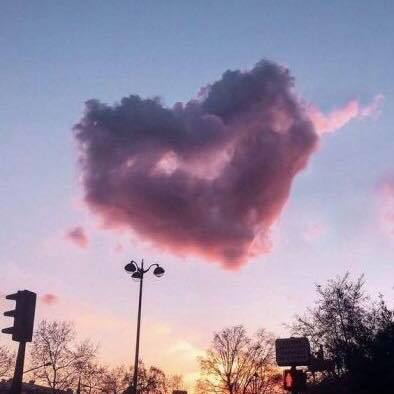
#> input picture love.jpg, 394 x 394 px
$ python 'gaussian lowpass filter.py'
#> lines starting #> are read from the running program, lines starting #| are printed output that depends on the picture
import numpy as np
import matplotlib.pyplot as plt
from PIL import Image

# Membaca gambar dan mengonversi ke grayscale
img = Image.open('love.jpg').convert('L')
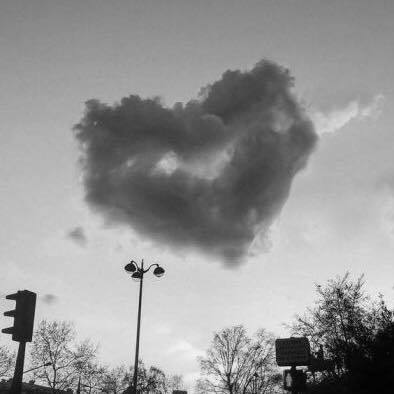
#> img: PIL image 394x394 L; min 1, max 251, mean 149.5
img_arr = np.array(img)

# Membuat filter lowpass Gaussian
def gaussian_lowpass_filter(shape, cutoff):
    x, y = np.meshgrid(np.arange(-shape[1]//2, shape[1]//2),
                       np.arange(-shape[0]//2, shape[0]//2))
    r = np.sqrt(x**2 + y**2)
    filter = np.exp(-(r**2) / (2 * (cutoff**2)))
    return filter

# Menghitung filter lowpass Gaussian dan melakukan konvolusi dengan gambar
cutoff = 50 # frekuensi cutoff
gaussian_filter = gaussian_lowpass_filter(img_arr.shape, cutoff)
filtered_output = np.fft.fftshift(np.fft.ifft2(np.fft.ifftshift(np.fft.fftshift(np.fft.fft2(img_arr)) * gaussian_filter))).real
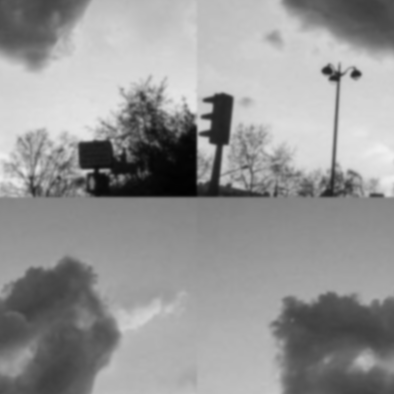
#> filtered_output: shape (394, 394) float64; min 2.17, max 240, mean 149.5

# Menampilkan gambar hasil filterisasi
plt.imshow(filtered_output, cmap='gray')
plt.axis('off')
plt.show()
